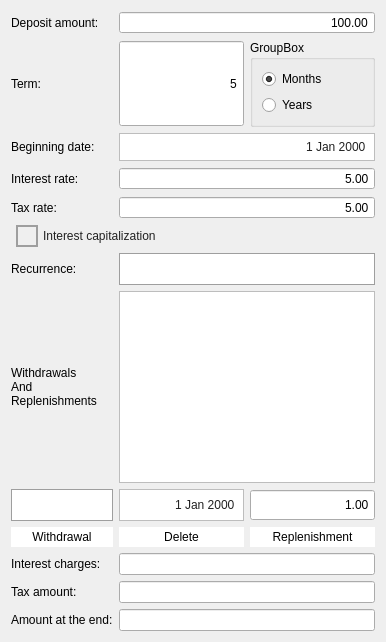
      <widget class="QWidget" name="tab_deposit">
       <property name="sizePolicy">
        <sizepolicy hsizetype="Minimum" vsizetype="Minimum">
         <horstretch>0</horstretch>
         <verstretch>0</verstretch>
        </sizepolicy>
       </property>
       <attribute name="title">
        <string>Deposit</string>
       </attribute>
       <layout class="QGridLayout" name="gridLayout_9">
        <item row="0" column="0">
         <layout class="QGridLayout" name="grid_layout_deposit_tab">
          <item row="12" column="0">
           <widget class="QLabel" name="label_deposit_amount_at_the_end">
            <property name="sizePolicy">
             <sizepolicy hsizetype="Minimum" vsizetype="Minimum">
              <horstretch>0</horstretch>
              <verstretch>0</verstretch>
             </sizepolicy>
            </property>
            <property name="text">
             <string>Amount at the end:</string>
            </property>
           </widget>
          </item>
          <item row="9" column="1">
           <widget class="QPushButton" name="push_button_deposit_table_delete">
            <property name="sizePolicy">
             <sizepolicy hsizetype="Minimum" vsizetype="Minimum">
              <horstretch>0</horstretch>
              <verstretch>0</verstretch>
             </sizepolicy>
            </property>
            <property name="styleSheet">
             <string notr="true">QPushButton {
    background-color: white;
    color: black;
    border: 1px solid white;
    outline: none;
    padding: 2px 2px;
}

QPushButton:hover {
    background-color: #f0f0f0;
    border: 1px solid #f0f0f0;
}

QPushButton:pressed {
    background-color: #e0e0e0;
    border: 1px solid #e0e0e0;
}</string>
            </property>
            <property name="text">
             <string>Delete</string>
            </property>
           </widget>
          </item>
          <item row="0" column="0">
           <widget class="QLabel" name="label_deposit_amount">
            <property name="sizePolicy">
             <sizepolicy hsizetype="Minimum" vsizetype="Minimum">
              <horstretch>0</horstretch>
              <verstretch>0</verstretch>
             </sizepolicy>
            </property>
            <property name="text">
             <string>Deposit amount:</string>
            </property>
           </widget>
          </item>
          <item row="8" column="0">
           <widget class="QComboBox" name="combo_box_deposit_w_r_recurrence">
            <property name="sizePolicy">
             <sizepolicy hsizetype="Minimum" vsizetype="Minimum">
              <horstretch>0</horstretch>
              <verstretch>0</verstretch>
             </sizepolicy>
            </property>
            <property name="styleSheet">
             <string notr="true">QComboBox {
    color: #212121;
    padding: 0px;
    border: 1px solid #9E9E9E;
    min-height: 30px;
    padding-left: 15px
}

QComboBox:hover {
    border-color: #64B5F6;
}

QComboBox::drop-down {
    width: 0px;
    height: 0px;
    border: 0px;
}

QComboBox::item:selected
{
    background-color: #64B5F6;
    color: #212121;
}</string>
            </property>
           </widget>
          </item>
          <item row="1" column="1">
           <widget class="QSpinBox" name="spin_box_deposit_term">
            <property name="sizePolicy">
             <sizepolicy hsizetype="Minimum" vsizetype="Minimum">
              <horstretch>0</horstretch>
              <verstretch>0</verstretch>
             </sizepolicy>
            </property>
            <property name="alignment">
             <set>Qt::AlignmentFlag::AlignRight|Qt::AlignmentFlag::AlignTrailing|Qt::AlignmentFlag::AlignVCenter</set>
            </property>
            <property name="buttonSymbols">
             <enum>QAbstractSpinBox::ButtonSymbols::NoButtons</enum>
            </property>
            <property name="minimum">
             <number>1</number>
            </property>
            <property name="maximum">
             <number>1000000</number>
            </property>
            <property name="value">
             <number>5</number>
            </property>
           </widget>
          </item>
          <item row="2" column="1" colspan="2">
           <widget class="QDateEdit" name="date_edit_deposit_beginning_date">
            <property name="sizePolicy">
             <sizepolicy hsizetype="Minimum" vsizetype="Minimum">
              <horstretch>0</horstretch>
              <verstretch>0</verstretch>
             </sizepolicy>
            </property>
            <property name="styleSheet">
             <string notr="true">QDateEdit {
    border: 1px solid #bdbdbd;
    padding: 5px;
    background-color: #ffffff;
    color: #212121;
}

QDateEdit:focus {
    border: 1px solid #64b5f6; 
    background-color: #ffffff;
}

QDateEdit::drop-down {
    subcontrol-origin: padding;
    subcontrol-position: top right;
    width: 20px;
    border-left: 1px solid #bdbdbd;
}

QDateEdit::down-arrow {
    width: 0px;
    height: 0px;
}

QDateEdit::up-button, QDateEdit::down-button {
    background-color: transparent;
    width: 20px;
    height: 10px;
}

QDateEdit::up-button:hover, QDateEdit::down-button:hover {
    background-color: #eeeeee;
}

QDateEdit::up-button:pressed, QDateEdit::down-button:pressed {
    background-color: #e0e0e0;
}
</string>
            </property>
            <property name="alignment">
             <set>Qt::AlignmentFlag::AlignRight|Qt::AlignmentFlag::AlignTrailing|Qt::AlignmentFlag::AlignVCenter</set>
            </property>
            <property name="buttonSymbols">
             <enum>QAbstractSpinBox::ButtonSymbols::NoButtons</enum>
            </property>
            <property name="minimumDate">
             <date>
              <year>1900</year>
              <month>1</month>
              <day>1</day>
             </date>
            </property>
           </widget>
          </item>
          <item row="7" column="1" colspan="2">
           <widget class="QTableWidget" name="table_widget_deposit_w_r">
            <property name="sizePolicy">
             <sizepolicy hsizetype="Minimum" vsizetype="Minimum">
              <horstretch>0</horstretch>
              <verstretch>0</verstretch>
             </sizepolicy>
            </property>
            <property name="styleSheet">
             <string notr="true">QTableWidget {
    border: 1px solid #bdbdbd;
    background-color: #ffffff;
    gridline-color: #e0e0e0;
}

QTableWidget::item {
    border: none;
    padding: 5px;
    background-color: #ffffff;
    color: #212121;
}

QTableWidget::item:hover {
    background-color: #eeeeee;
}

QTableWidget::item:selected {
    background-color: #64b5f6;
    color: #ffffff;
}

QHeaderView::section {
    background-color: #f5f5f5;
    color: #212121;
    padding: 1px;
    border: 1px solid #e0e0e0;
}

QTableWidget QTableCornerButton::section {
    background-color: #f5f5f5;
    border: 1px solid #e0e0e0;
}

QTableWidget QScrollBar:vertical, QTableWidget QScrollBar:horizontal {
    width: 0px;
    height: 0px;
}

QHeaderView::section {
    border: none;
    font-size: 12px;
    padding: 0px;
}</string>
            </property>
            <property name="verticalScrollBarPolicy">
             <enum>Qt::ScrollBarPolicy::ScrollBarAlwaysOff</enum>
            </property>
            <property name="horizontalScrollBarPolicy">
             <enum>Qt::ScrollBarPolicy::ScrollBarAlwaysOff</enum>
            </property>
            <property name="editTriggers">
             <set>QAbstractItemView::EditTrigger::SelectedClicked</set>
            </property>
            <property name="tabKeyNavigation">
             <bool>false</bool>
            </property>
            <property name="showDropIndicator" stdset="0">
             <bool>false</bool>
            </property>
            <property name="dragDropOverwriteMode">
             <bool>false</bool>
            </property>
            <property name="gridStyle">
             <enum>Qt::PenStyle::NoPen</enum>
            </property>
           </widget>
          </item>
          <item row="6" column="0">
           <widget class="QLabel" name="label_deposit_recurrence">
            <property name="sizePolicy">
             <sizepolicy hsizetype="Minimum" vsizetype="Minimum">
              <horstretch>0</horstretch>
              <verstretch>0</verstretch>
             </sizepolicy>
            </property>
            <property name="text">
             <string>Recurrence:</string>
            </property>
           </widget>
          </item>
          <item row="9" column="0">
           <widget class="QPushButton" name="push_button_deposit_table_withdrawal">
            <property name="sizePolicy">
             <sizepolicy hsizetype="Minimum" vsizetype="Minimum">
              <horstretch>0</horstretch>
              <verstretch>0</verstretch>
             </sizepolicy>
            </property>
            <property name="styleSheet">
             <string notr="true">QPushButton {
    background-color: white;
    color: black;
    border: 1px solid white;
    outline: none;
    padding: 2px 2px;
}

QPushButton:hover {
    background-color: #f0f0f0;
    border: 1px solid #f0f0f0;
}

QPushButton:pressed {
    background-color: #e0e0e0;
    border: 1px solid #e0e0e0;
}</string>
            </property>
            <property name="text">
             <string>Withdrawal</string>
            </property>
           </widget>
          </item>
          <item row="1" column="0">
           <widget class="QLabel" name="label_deposit_term">
            <property name="sizePolicy">
             <sizepolicy hsizetype="Minimum" vsizetype="Minimum">
              <horstretch>0</horstretch>
              <verstretch>0</verstretch>
             </sizepolicy>
            </property>
            <property name="text">
             <string>Term:</string>
            </property>
           </widget>
          </item>
          <item row="7" column="0">
           <widget class="QLabel" name="label_deposit_w_r">
            <property name="sizePolicy">
             <sizepolicy hsizetype="Minimum" vsizetype="Minimum">
              <horstretch>0</horstretch>
              <verstretch>0</verstretch>
             </sizepolicy>
            </property>
            <property name="text">
             <string>Withdrawals
And
Replenishments</string>
            </property>
           </widget>
          </item>
          <item row="2" column="0">
           <widget class="QLabel" name="label_deposit_beginning_date">
            <property name="sizePolicy">
             <sizepolicy hsizetype="Minimum" vsizetype="Minimum">
              <horstretch>0</horstretch>
              <verstretch>0</verstretch>
             </sizepolicy>
            </property>
            <property name="text">
             <string>Beginning date:</string>
            </property>
           </widget>
          </item>
          <item row="6" column="1" colspan="2">
           <widget class="QComboBox" name="combo_box_deposit_recurrence">
            <property name="sizePolicy">
             <sizepolicy hsizetype="Minimum" vsizetype="Minimum">
              <horstretch>0</horstretch>
              <verstretch>0</verstretch>
             </sizepolicy>
            </property>
            <property name="styleSheet">
             <string notr="true">QComboBox {
    color: #212121;
    padding: 0px;
    border: 1px solid #9E9E9E;
    min-height: 30px;
    padding-left: 15px
}

QComboBox:hover {
    border-color: #64B5F6;
}

QComboBox::drop-down {
    width: 0px;
    height: 0px;
    border: 0px;
}

QComboBox::item:selected
{
    background-color: #64B5F6;
    color: #212121;
}</string>
            </property>
           </widget>
          </item>
          <item row="0" column="1" colspan="2">
           <widget class="QDoubleSpinBox" name="double_spin_box_deposit_amount">
            <property name="sizePolicy">
             <sizepolicy hsizetype="Minimum" vsizetype="Minimum">
              <horstretch>0</horstretch>
              <verstretch>0</verstretch>
             </sizepolicy>
            </property>
            <property name="alignment">
             <set>Qt::AlignmentFlag::AlignRight|Qt::AlignmentFlag::AlignTrailing|Qt::AlignmentFlag::AlignVCenter</set>
            </property>
            <property name="buttonSymbols">
             <enum>QAbstractSpinBox::ButtonSymbols::NoButtons</enum>
            </property>
            <property name="minimum">
             <double>1.000000000000000</double>
            </property>
            <property name="maximum">
             <double>1000000.000000000000000</double>
            </property>
            <property name="singleStep">
             <double>0.010000000000000</double>
            </property>
            <property name="value">
             <double>100.000000000000000</double>
            </property>
           </widget>
          </item>
          <item row="8" column="1">
           <widget class="QDateEdit" name="date_edit_deposit_w_r_date">
            <property name="sizePolicy">
             <sizepolicy hsizetype="Minimum" vsizetype="Minimum">
              <horstretch>0</horstretch>
              <verstretch>0</verstretch>
             </sizepolicy>
            </property>
            <property name="styleSheet">
             <string notr="true">QDateEdit {
    border: 1px solid #bdbdbd;
    padding: 5px;
    background-color: #ffffff;
    color: #212121;
}

QDateEdit:focus {
    border: 1px solid #64b5f6; 
    background-color: #ffffff;
}

QDateEdit::drop-down {
    subcontrol-origin: padding;
    subcontrol-position: top right;
    width: 20px;
    border-left: 1px solid #bdbdbd;
}

QDateEdit::down-arrow {
    width: 0px;
    height: 0px;
}

QDateEdit::up-button, QDateEdit::down-button {
    background-color: transparent;
    width: 20px;
    height: 10px;
}

QDateEdit::up-button:hover, QDateEdit::down-button:hover {
    background-color: #eeeeee;
}

QDateEdit::up-button:pressed, QDateEdit::down-button:pressed {
    background-color: #e0e0e0;
}
</string>
            </property>
            <property name="alignment">
             <set>Qt::AlignmentFlag::AlignRight|Qt::AlignmentFlag::AlignTrailing|Qt::AlignmentFlag::AlignVCenter</set>
            </property>
            <property name="buttonSymbols">
             <enum>QAbstractSpinBox::ButtonSymbols::NoButtons</enum>
            </property>
            <property name="minimumDate">
             <date>
              <year>1900</year>
              <month>1</month>
              <day>1</day>
             </date>
            </property>
           </widget>
          </item>
          <item row="4" column="0">
           <widget class="QLabel" name="label_deposit_tax_rate">
            <property name="sizePolicy">
             <sizepolicy hsizetype="Minimum" vsizetype="Minimum">
              <horstretch>0</horstretch>
              <verstretch>0</verstretch>
             </sizepolicy>
            </property>
            <property name="text">
             <string>Tax rate:</string>
            </property>
           </widget>
          </item>
          <item row="4" column="1" colspan="2">
           <widget class="QDoubleSpinBox" name="double_spin_box_deposit_tax_rate">
            <property name="sizePolicy">
             <sizepolicy hsizetype="Minimum" vsizetype="Minimum">
              <horstretch>0</horstretch>
              <verstretch>0</verstretch>
             </sizepolicy>
            </property>
            <property name="alignment">
             <set>Qt::AlignmentFlag::AlignRight|Qt::AlignmentFlag::AlignTrailing|Qt::AlignmentFlag::AlignVCenter</set>
            </property>
            <property name="buttonSymbols">
             <enum>QAbstractSpinBox::ButtonSymbols::NoButtons</enum>
            </property>
            <property name="maximum">
             <double>1000000.000000000000000</double>
            </property>
            <property name="singleStep">
             <double>0.010000000000000</double>
            </property>
            <property name="value">
             <double>5.000000000000000</double>
            </property>
           </widget>
          </item>
          <item row="10" column="0">
           <widget class="QLabel" name="label_deposit_interest_charges">
            <property name="sizePolicy">
             <sizepolicy hsizetype="Minimum" vsizetype="Minimum">
              <horstretch>0</horstretch>
              <verstretch>0</verstretch>
             </sizepolicy>
            </property>
            <property name="text">
             <string>Interest charges:</string>
            </property>
           </widget>
          </item>
          <item row="8" column="2">
           <widget class="QDoubleSpinBox" name="double_spin_box_deposit_sum">
            <property name="sizePolicy">
             <sizepolicy hsizetype="Minimum" vsizetype="Minimum">
              <horstretch>0</horstretch>
              <verstretch>0</verstretch>
             </sizepolicy>
            </property>
            <property name="alignment">
             <set>Qt::AlignmentFlag::AlignRight|Qt::AlignmentFlag::AlignTrailing|Qt::AlignmentFlag::AlignVCenter</set>
            </property>
            <property name="buttonSymbols">
             <enum>QAbstractSpinBox::ButtonSymbols::NoButtons</enum>
            </property>
            <property name="minimum">
             <double>1.000000000000000</double>
            </property>
            <property name="maximum">
             <double>1000000.000000000000000</double>
            </property>
            <property name="singleStep">
             <double>0.010000000000000</double>
            </property>
           </widget>
          </item>
          <item row="3" column="0">
           <widget class="QLabel" name="label_deposit_interest_rate">
            <property name="sizePolicy">
             <sizepolicy hsizetype="Minimum" vsizetype="Minimum">
              <horstretch>0</horstretch>
              <verstretch>0</verstretch>
             </sizepolicy>
            </property>
            <property name="text">
             <string>Interest rate:</string>
            </property>
           </widget>
          </item>
          <item row="3" column="1" colspan="2">
           <widget class="QDoubleSpinBox" name="double_spin_box_deposit_interest_rate">
            <property name="sizePolicy">
             <sizepolicy hsizetype="Minimum" vsizetype="Minimum">
              <horstretch>0</horstretch>
              <verstretch>0</verstretch>
             </sizepolicy>
            </property>
            <property name="alignment">
             <set>Qt::AlignmentFlag::AlignRight|Qt::AlignmentFlag::AlignTrailing|Qt::AlignmentFlag::AlignVCenter</set>
            </property>
            <property name="buttonSymbols">
             <enum>QAbstractSpinBox::ButtonSymbols::NoButtons</enum>
            </property>
            <property name="maximum">
             <double>1000000.000000000000000</double>
            </property>
            <property name="singleStep">
             <double>0.010000000000000</double>
            </property>
            <property name="value">
             <double>5.000000000000000</double>
            </property>
           </widget>
          </item>
          <item row="11" column="0">
           <widget class="QLabel" name="label_deposit_tax_amount">
            <property name="sizePolicy">
             <sizepolicy hsizetype="Minimum" vsizetype="Minimum">
              <horstretch>0</horstretch>
              <verstretch>0</verstretch>
             </sizepolicy>
            </property>
            <property name="text">
             <string>Tax amount:</string>
            </property>
           </widget>
          </item>
          <item row="9" column="2">
           <widget class="QPushButton" name="push_button_deposit_table_replenishment">
            <property name="sizePolicy">
             <sizepolicy hsizetype="Minimum" vsizetype="Minimum">
              <horstretch>0</horstretch>
              <verstretch>0</verstretch>
             </sizepolicy>
            </property>
            <property name="styleSheet">
             <string notr="true">QPushButton {
    background-color: white;
    color: black;
    border: 1px solid white;
    outline: none;
    padding: 2px 2px;
}

QPushButton:hover {
    background-color: #f0f0f0;
    border: 1px solid #f0f0f0;
}

QPushButton:pressed {
    background-color: #e0e0e0;
    border: 1px solid #e0e0e0;
}</string>
            </property>
            <property name="text">
             <string>Replenishment</string>
            </property>
           </widget>
          </item>
          <item row="10" column="1" colspan="2">
           <widget class="QLineEdit" name="line_edit_deposit_interest_charges">
            <property name="sizePolicy">
             <sizepolicy hsizetype="Minimum" vsizetype="Minimum">
              <horstretch>0</horstretch>
              <verstretch>0</verstretch>
             </sizepolicy>
            </property>
            <property name="styleSheet">
             <string notr="true">QLineEdit:focus {
    border: 1px solid #9e9e9e;
}</string>
            </property>
            <property name="readOnly">
             <bool>true</bool>
            </property>
           </widget>
          </item>
          <item row="11" column="1" colspan="2">
           <widget class="QLineEdit" name="line_edit_deposit_tax_amount">
            <property name="sizePolicy">
             <sizepolicy hsizetype="Minimum" vsizetype="Minimum">
              <horstretch>0</horstretch>
              <verstretch>0</verstretch>
             </sizepolicy>
            </property>
            <property name="styleSheet">
             <string notr="true">QLineEdit:focus {
    border: 1px solid #9e9e9e;
}</string>
            </property>
            <property name="readOnly">
             <bool>true</bool>
            </property>
           </widget>
          </item>
          <item row="12" column="1" colspan="2">
           <widget class="QLineEdit" name="line_edit_deposit_amount_at_the_end">
            <property name="sizePolicy">
             <sizepolicy hsizetype="Minimum" vsizetype="Minimum">
              <horstretch>0</horstretch>
              <verstretch>0</verstretch>
             </sizepolicy>
            </property>
            <property name="styleSheet">
             <string notr="true">QLineEdit:focus {
    border: 1px solid #9e9e9e;
}</string>
            </property>
            <property name="readOnly">
             <bool>true</bool>
            </property>
           </widget>
          </item>
          <item row="5" column="0" colspan="3">
           <widget class="QCheckBox" name="check_box_deposit_interest_capitalization">
            <property name="sizePolicy">
             <sizepolicy hsizetype="Minimum" vsizetype="Minimum">
              <horstretch>0</horstretch>
              <verstretch>0</verstretch>
             </sizepolicy>
            </property>
            <property name="styleSheet">
             <string notr="true">QCheckBox::indicator {
    margin-left: 5px;
    width: 18px;
    height: 18px;
}

QCheckBox::indicator:unchecked {
    border: 2px solid #9E9E9E;
    background-color: transparent;
}

QCheckBox::indicator:checked {
    border: 2px solid #2196F3;
    background-color: #2196F3;
}

QCheckBox::indicator:unchecked:hover,
QCheckBox::indicator:checked:hover {
    border-color: #64B5F6;
}

QCheckBox {
    spacing: 5px;
    color: #212121;
}

QCheckBox:disabled {
    color: #BDBDBD;
}
QCheckBox::indicator:disabled {
    background-color: #E0E0E0;
    border-color: #BDBDBD;
}</string>
            </property>
            <property name="text">
             <string>Interest capitalization</string>
            </property>
           </widget>
          </item>
          <item row="1" column="2">
           <widget class="QGroupBox" name="group_box_deposit_term">
            <property name="sizePolicy">
             <sizepolicy hsizetype="Minimum" vsizetype="Minimum">
              <horstretch>0</horstretch>
              <verstretch>0</verstretch>
             </sizepolicy>
            </property>
            <property name="title">
             <string>GroupBox</string>
            </property>
            <layout class="QGridLayout" name="gridLayout_11">
             <item row="0" column="0">
              <layout class="QGridLayout" name="grid_layout_deposit_term">
               <item row="0" column="0">
                <widget class="QRadioButton" name="radio_button_deposit_term_months">
                 <property name="sizePolicy">
                  <sizepolicy hsizetype="Minimum" vsizetype="Minimum">
                   <horstretch>0</horstretch>
                   <verstretch>0</verstretch>
                  </sizepolicy>
                 </property>
                 <property name="text">
                  <string>Months</string>
                 </property>
                 <property name="checked">
                  <bool>true</bool>
                 </property>
                </widget>
               </item>
               <item row="1" column="0">
                <widget class="QRadioButton" name="radio_button_deposit_term_years">
                 <property name="sizePolicy">
                  <sizepolicy hsizetype="Minimum" vsizetype="Minimum">
                   <horstretch>0</horstretch>
                   <verstretch>0</verstretch>
                  </sizepolicy>
                 </property>
                 <property name="text">
                  <string>Years</string>
                 </property>
                </widget>
               </item>
              </layout>
             </item>
            </layout>
           </widget>
          </item>
         </layout>
        </item>
       </layout>
      </widget>
